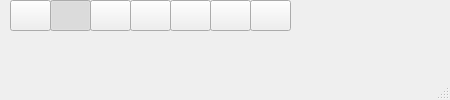
<?xml version="1.0" encoding="UTF-8"?>
<ui version="4.0">
 <class>MainWindow</class>
 <widget class="QMainWindow" name="MainWindow">
  <property name="geometry">
   <rect>
    <x>0</x>
    <y>0</y>
    <width>450</width>
    <height>100</height>
   </rect>
  </property>
  <property name="windowTitle">
   <string>flika</string>
  </property>
  <widget class="QWidget" name="centralwidget">
   <widget class="QPushButton" name="freehand">
    <property name="geometry">
     <rect>
      <x>130</x>
      <y>0</y>
      <width>41</width>
      <height>31</height>
     </rect>
    </property>
    <property name="text">
     <string/>
    </property>
    <property name="icon">
     <iconset>
      <normaloff>../images/freehand.png</normaloff>../images/freehand.png</iconset>
    </property>
    <property name="checkable">
     <bool>true</bool>
    </property>
    <property name="checked">
     <bool>false</bool>
    </property>
    <property name="autoExclusive">
     <bool>true</bool>
    </property>
    <property name="flat">
     <bool>false</bool>
    </property>
   </widget>
   <widget class="QPushButton" name="line">
    <property name="geometry">
     <rect>
      <x>90</x>
      <y>0</y>
      <width>41</width>
      <height>31</height>
     </rect>
    </property>
    <property name="text">
     <string/>
    </property>
    <property name="icon">
     <iconset>
      <normaloff>../images/line.png</normaloff>../images/line.png</iconset>
    </property>
    <property name="checkable">
     <bool>true</bool>
    </property>
    <property name="autoExclusive">
     <bool>true</bool>
    </property>
    <property name="flat">
     <bool>false</bool>
    </property>
   </widget>
   <widget class="QPushButton" name="rectangle">
    <property name="geometry">
     <rect>
      <x>50</x>
      <y>0</y>
      <width>41</width>
      <height>31</height>
     </rect>
    </property>
    <property name="text">
     <string/>
    </property>
    <property name="icon">
     <iconset>
      <normaloff>../images/rect.png</normaloff>../images/rect.png</iconset>
    </property>
    <property name="checkable">
     <bool>true</bool>
    </property>
    <property name="checked">
     <bool>true</bool>
    </property>
    <property name="autoExclusive">
     <bool>true</bool>
    </property>
    <property name="flat">
     <bool>false</bool>
    </property>
   </widget>
   <widget class="QPushButton" name="point">
    <property name="geometry">
     <rect>
      <x>170</x>
      <y>0</y>
      <width>41</width>
      <height>31</height>
     </rect>
    </property>
    <property name="text">
     <string/>
    </property>
    <property name="icon">
     <iconset>
      <normaloff>../images/point.png</normaloff>../images/point.png</iconset>
    </property>
    <property name="checkable">
     <bool>true</bool>
    </property>
    <property name="checked">
     <bool>false</bool>
    </property>
    <property name="autoExclusive">
     <bool>true</bool>
    </property>
    <property name="flat">
     <bool>false</bool>
    </property>
   </widget>
   <widget class="QPushButton" name="rect_line">
    <property name="geometry">
     <rect>
      <x>210</x>
      <y>0</y>
      <width>41</width>
      <height>31</height>
     </rect>
    </property>
    <property name="text">
     <string/>
    </property>
    <property name="icon">
     <iconset>
      <normaloff>../images/rect_line.png</normaloff>../images/rect_line.png</iconset>
    </property>
    <property name="checkable">
     <bool>true</bool>
    </property>
    <property name="checked">
     <bool>false</bool>
    </property>
    <property name="autoExclusive">
     <bool>true</bool>
    </property>
    <property name="flat">
     <bool>false</bool>
    </property>
   </widget>
   <widget class="QPushButton" name="mouse">
    <property name="geometry">
     <rect>
      <x>10</x>
      <y>0</y>
      <width>41</width>
      <height>31</height>
     </rect>
    </property>
    <property name="text">
     <string/>
    </property>
    <property name="icon">
     <iconset>
      <normaloff>../images/mouse.png</normaloff>../images/mouse.png</iconset>
    </property>
    <property name="checkable">
     <bool>true</bool>
    </property>
    <property name="checked">
     <bool>false</bool>
    </property>
    <property name="autoExclusive">
     <bool>true</bool>
    </property>
    <property name="flat">
     <bool>false</bool>
    </property>
   </widget>
   <widget class="QPushButton" name="pencil">
    <property name="geometry">
     <rect>
      <x>250</x>
      <y>0</y>
      <width>41</width>
      <height>31</height>
     </rect>
    </property>
    <property name="text">
     <string/>
    </property>
    <property name="icon">
     <iconset>
      <normaloff>../images/pencil.png</normaloff>../images/pencil.png</iconset>
    </property>
    <property name="checkable">
     <bool>true</bool>
    </property>
    <property name="checked">
     <bool>false</bool>
    </property>
    <property name="autoExclusive">
     <bool>true</bool>
    </property>
    <property name="flat">
     <bool>false</bool>
    </property>
   </widget>
  </widget>
  <widget class="QMenuBar" name="menubar">
   <property name="geometry">
    <rect>
     <x>0</x>
     <y>0</y>
     <width>325</width>
     <height>21</height>
    </rect>
   </property>
  </widget>
  <widget class="QStatusBar" name="statusbar"/>
 </widget>
 <resources/>
 <connections>
  <connection>
   <sender>freehand</sender>
   <signal>pressed()</signal>
   <receiver>line</receiver>
   <slot>raise()</slot>
   <hints>
    <hint type="sourcelabel">
     <x>120</x>
     <y>51</y>
    </hint>
    <hint type="destinationlabel">
     <x>120</x>
     <y>51</y>
    </hint>
   </hints>
  </connection>
 </connections>
</ui>
